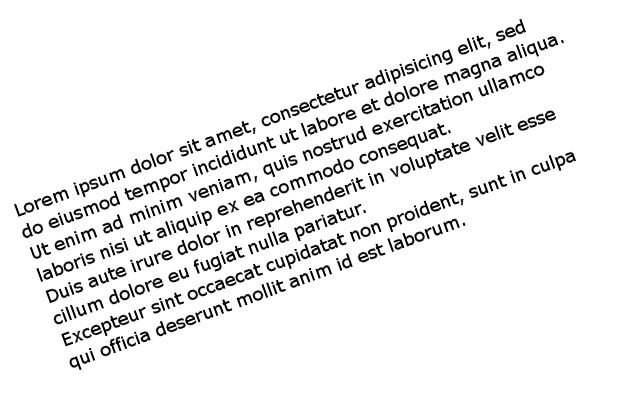
%> input picture m20.jpg, 640 x 400 px
$ octave citraBiner.m   (GNU Octave 9; MATLAB toolbox functions it lacks are replaced by stand-ins)
%> lines starting %> are read from the running program, lines starting %| are printed output that depends on the picture; in (x1, y1, x2, y2) boxes, pixels count from 0 and x2, y2 are one past the last pixel; in counts of white or black regions, pixels touching at a corner belong together; the program's own positions count from 1
% clc; clear; close all; warning off all;

Img = imread('m20.jpg');
%> Img is the input picture: size 400x640x3 uint8; min 0, max 255, mean 237.7
subplot(2,3,1);
imshow(Img);

I = double(rgb2gray(Img));
d1x = [-1 0 1];
d1y = [-1;0;1];
Ix = conv2(I,d1x,'same');
Iy = conv2(I,d1y,'same');
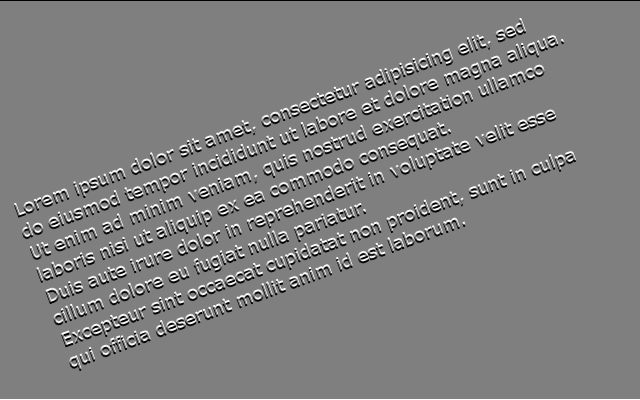
%> Iy: size 400x640 double; min -255, max 255, mean 0; mean of the top-left, top-right, bottom-left and bottom-right quarters -0.8, -1.1, 0.8, 1.1; drawn with min black and max white
J = sqrt((Ix.^2)+(Iy.^2));
subplot(2,3,2);
imshow(J,[]);

K = J>10;
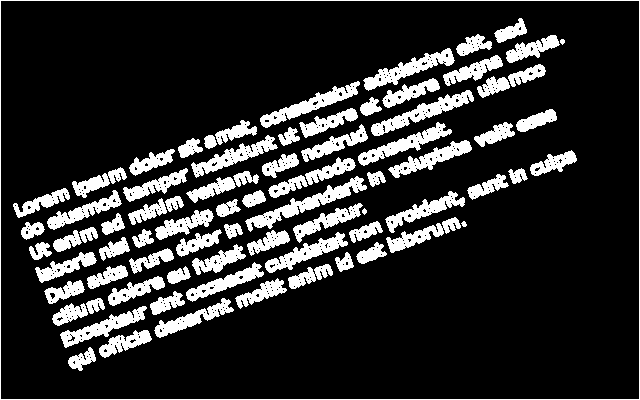
%> K: size 400x640 logical; 17.3% white; 80 white regions, largest, box (x1, y1, x2, y2) and area: (0, 0, 640, 400) 2076, (245, 176, 367, 232) 1460, (371, 90, 474, 136) 1255
L = imclearborder(K);
%> L: size 400x640 logical; 16.5% white; 79 white regions, largest, box (x1, y1, x2, y2) and area: (245, 176, 367, 232) 1460, (371, 90, 474, 136) 1255, (260, 81, 360, 128) 1206
M = imfill(L,'holes');
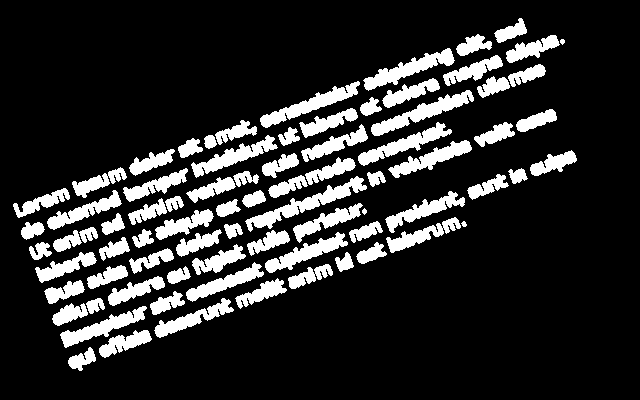
%> M: size 400x640 logical; 17% white; 79 white regions, largest, box (x1, y1, x2, y2) and area: (245, 176, 367, 232) 1487, (371, 90, 474, 136) 1311, (260, 81, 360, 128) 1251
N = bwareaopen(M,100);
subplot(2,3,3);
imshow(N);
area = sum(sum(N));
%> area = 43463
O = bwmorph(N,'remove');
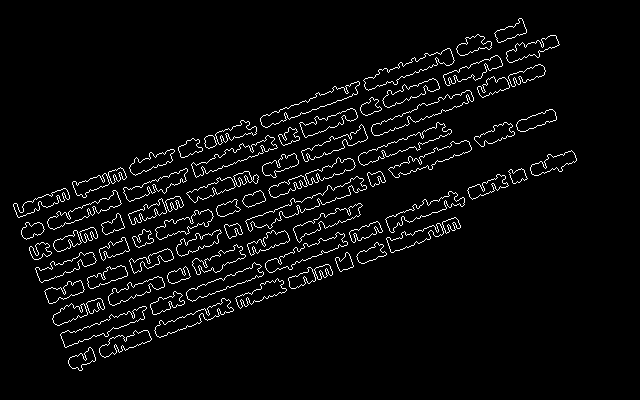
%> O: size 400x640 logical; 4% white in thin lines or dots, all inside (x1, y1, x2, y2) = (13, 18, 577, 371)
subplot(2,3,4);
imshow(O);
perimeter = sum(sum(O));
%> perimeter = 10113
[B,L] = bwboundaries(N,'noholes');
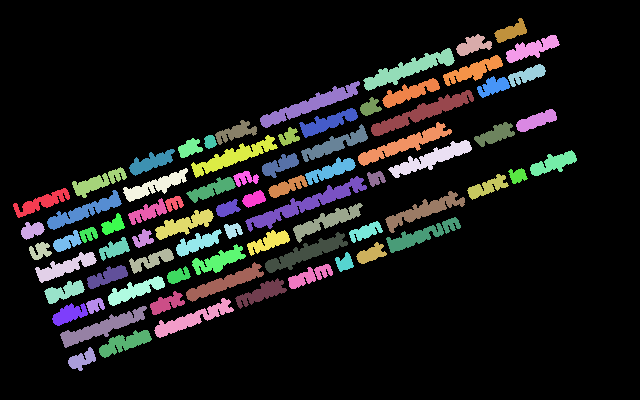
%> L: size 400x640 double; 77 distinct labels, from 0 to 76; one colour per label, 0 black
%> B = 76 boundaries; largest, box (x1, y1, x2, y2) and points: (245, 176, 367, 232) 342, (371, 90, 474, 136) 253, (260, 81, 360, 128) 250, (191, 135, 278, 178) 247, (358, 122, 452, 166) 242
subplot(2,3,5);
imshow(Img)
hold on
for k = 1:length(B)
boundary = B{k};
plot(boundary(:,2), boundary(:,1), 'y', 'LineWidth', 2)
end
%> this loop made 76 passes
[row,col] = find(N==1);
%> row = 43463 values from 19 to 371; col = 43463 values from 14 to 577

[a,b] = size(N);
%> a = 400; b = 640
mask = false(a,b);
mask(min(row):max(row),min(col):max(col)) = 1;
%> mask: size 400x640 logical; 77.8% white; 1 black region, box (x1, y1, x2, y2) and area: (0, 0, 640, 400) 56908

mask =  bwperim(mask,8);
mask = imdilate(mask,strel('square',4));
%> mask: size 400x640 logical; 2.9% white; 1 white region, box (x1, y1, x2, y2) and area: (12, 17, 579, 373) 7320

R = Img(:,:,1);
G = Img(:,:,2);
B = Img(:,:,3);

R(mask) = 255;
%> R: size 400x640 uint8; min 0, max 255, mean 237.7; mean of the top-left, top-right, bottom-left and bottom-right quarters 242.7, 232.8, 226.2, 249
G(mask) = 255;
B(mask) = 0;
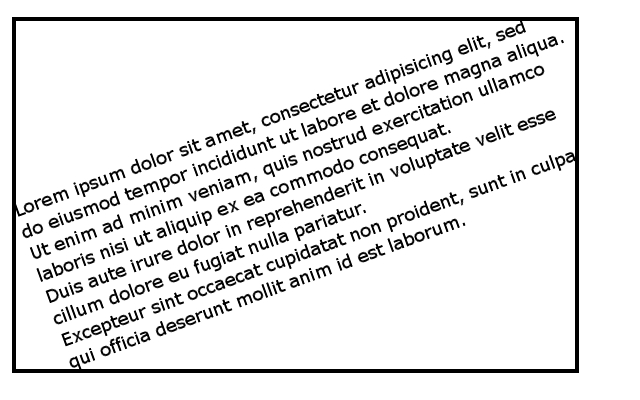
%> B: size 400x640 uint8; min 0, max 255, mean 230.4

RGB = cat(3,R,G,B);
subplot(2,3,6);
imshow(RGB);
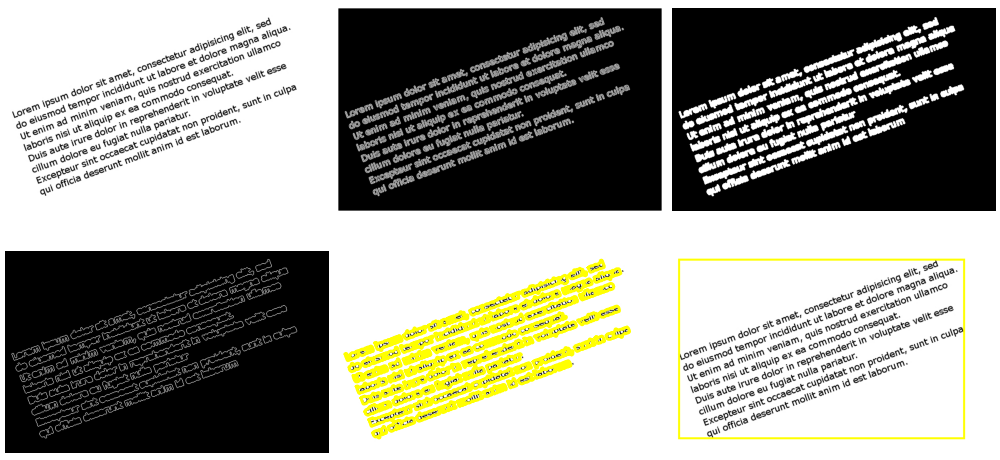
%> figure redrawn from the program's plot data, 6 panels
